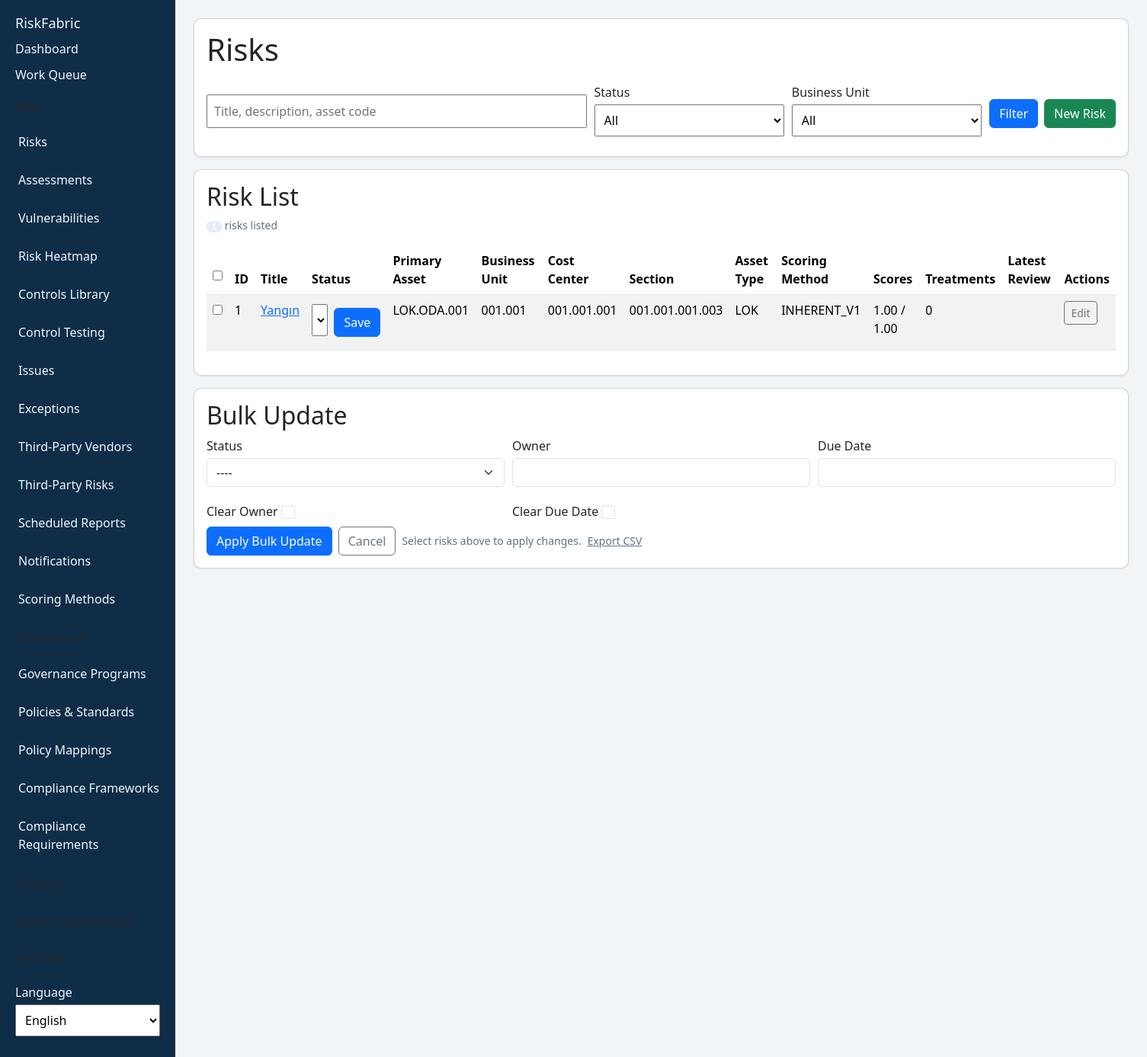
Page /risks/ (signed in) on the committed database.
### risk/models.py (models this page shows, shortened)
class Risk(models.Model):
    STATUS_OPEN = "open"
    STATUS_IN_PROGRESS = "in_progress"
    STATUS_CLOSED = "closed"
    STATUS_CHOICES = [
        (STATUS_OPEN, "Open"),
        (STATUS_IN_PROGRESS, "In Progress"),
        (STATUS_CLOSED, "Closed"),
    ]
    title = models.CharField(max_length=255)
    description = models.TextField(blank=True)
    source = models.CharField(max_length=128, blank=True)
    category = models.CharField(max_length=128, blank=True)
    likelihood = models.PositiveSmallIntegerField(default=1, validators=[MinValueValidator(1), MaxValueValidator(5)])
    impact = models.PositiveSmallIntegerField(default=1, validators=[MinValueValidator(1), MaxValueValidator(5)])
    inherent_score = models.DecimalField(max_digits=8, decimal_places=2, default=0)
    residual_score = models.DecimalField(max_digits=8, decimal_places=2, default=0)
    status = models.CharField(max_length=32, choices=STATUS_CHOICES, default=STATUS_OPEN)
    owner = models.CharField(max_length=255, blank=True)
    due_date = models.DateField(null=True, blank=True)
    primary_asset = models.ForeignKey(Asset, on_delete=models.PROTECT, related_name="primary_risks")
    business_unit = models.ForeignKey(BusinessUnit, on_delete=models.SET_NULL, null=True, blank=True, related_name="risks")
    cost_center = models.ForeignKey(CostCenter, on_delete=models.SET_NULL, null=True, blank=True, related_name="risks")
    section = models.ForeignKey(Section, on_delete=models.SET_NULL, null=True, blank=True, related_name="risks")
    asset_type = models.ForeignKey(AssetType, on_delete=models.SET_NULL, null=True, blank=True, related_name="risks")
    scoring_method = models.ForeignKey(
        RiskScoringMethod,
        on_delete=models.SET_NULL,
        null=True,
        blank=True,
        related_name="risks",
    )
    created_at = models.DateTimeField(auto_now_add=True)
    updated_at = models.DateTimeField(auto_now=True)
    class Meta:
        ordering = ["-created_at"]
    STATUS_TRANSITIONS = {
        STATUS_OPEN: {STATUS_IN_PROGRESS, STATUS_CLOSED},
        STATUS_IN_PROGRESS: {STATUS_OPEN, STATUS_CLOSED},
        STATUS_CLOSED: {STATUS_OPEN},
    }

class RiskScoringMethod(models.Model):
    METHOD_INHERENT = "inherent"
    METHOD_RESIDUAL = "residual"
    METHOD_CUSTOM = "custom"
    METHOD_TYPE_CHOICES = [
        (METHOD_INHERENT, "Inherent"),
        (METHOD_RESIDUAL, "Residual"),
        (METHOD_CUSTOM, "Custom"),
    ]
    code = models.CharField(max_length=64, unique=True)
    name = models.CharField(max_length=255)
    method_type = models.CharField(max_length=32, choices=METHOD_TYPE_CHOICES, default=METHOD_CUSTOM)
    likelihood_weight = models.DecimalField(max_digits=5, decimal_places=2, default=1.00)
    impact_weight = models.DecimalField(max_digits=5, decimal_places=2, default=1.00)
    treatment_effectiveness_weight = models.DecimalField(max_digits=5, decimal_places=2, default=1.00)
    is_default = models.BooleanField(default=False)
    is_active = models.BooleanField(default=True)
    created_at = models.DateTimeField(auto_now_add=True)
    updated_at = models.DateTimeField(auto_now=True)
    class Meta:
        ordering = ["name"]

### asset/models.py (models this page shows, shortened)
class Asset(models.Model):
    asset_code = models.CharField(max_length=128, unique=True)
    asset_name = models.CharField(max_length=255)
    parent_asset = models.ForeignKey(
        "self",
        on_delete=models.SET_NULL,
        null=True,
        blank=True,
        related_name="child_assets",
    )
    asset_type = models.ForeignKey(AssetType, on_delete=models.SET_NULL, null=True, blank=True, related_name="assets")
    asset_status = models.ForeignKey(AssetStatus, on_delete=models.SET_NULL, null=True, blank=True, related_name="assets")
    asset_group = models.ForeignKey(AssetGroup, on_delete=models.SET_NULL, null=True, blank=True, related_name="assets")
    access_teams = models.ManyToManyField(AssetAccessTeam, related_name="assets", blank=True)
    access_users = models.ManyToManyField(settings.AUTH_USER_MODEL, related_name="asset_access", blank=True)
    section = models.ForeignKey(Section, on_delete=models.SET_NULL, null=True, blank=True, related_name="assets")
    cost_center = models.ForeignKey(CostCenter, on_delete=models.SET_NULL, null=True, blank=True, related_name="assets")
    business_unit = models.ForeignKey(BusinessUnit, on_delete=models.SET_NULL, null=True, blank=True, related_name="assets")
    brand = models.CharField(max_length=128, blank=True)
    model = models.CharField(max_length=128, blank=True)
    serial_number = models.CharField(max_length=128, blank=True)
    is_mobile_equipment = models.BooleanField(default=False)
    default_work_type = models.CharField(max_length=128, blank=True)
    integration_source = models.CharField(max_length=64, default="eam")
    created_at = models.DateTimeField(auto_now_add=True)
    updated_at = models.DateTimeField(auto_now=True)
    class Meta:
        ordering = ["asset_code"]

class BusinessUnit(models.Model):
    code = models.CharField(max_length=64, unique=True)
    name = models.CharField(max_length=255)
    class Meta:
        ordering = ["code"]

class CostCenter(models.Model):
    code = models.CharField(max_length=64, unique=True)
    name = models.CharField(max_length=255)
    business_unit = models.ForeignKey(BusinessUnit, on_delete=models.PROTECT, related_name="cost_centers")
    class Meta:
        ordering = ["code"]

class Section(models.Model):
    code = models.CharField(max_length=64, unique=True)
    name = models.CharField(max_length=255)
    cost_center = models.ForeignKey(CostCenter, on_delete=models.PROTECT, related_name="sections")
    class Meta:
        ordering = ["code"]

class AssetType(models.Model):
    code = models.CharField(max_length=64, unique=True)
    name = models.CharField(max_length=255)
    class Meta:
        ordering = ["code"]

### webui/views.py (the view, shortened to what this page needs)
# urls.py: path("risks/", views.risk_list, name="risk-list"),
@login_required
def risk_list(request):
    risks = (
        Risk.objects.select_related(
            "primary_asset",
            "business_unit",
            "cost_center",
            "section",
            "asset_type",
            "scoring_method",
        )
        .prefetch_related("risk_assets__asset", "treatments", "reviews")
        .order_by("-created_at")
    )
    if not _can_view_all_assets(request.user):
        risks = risks.filter(primary_asset__in=_accessible_assets(request.user))
    selected_status = request.GET.get("status", "").strip()
    selected_business_unit_code = request.GET.get("business_unit_code", "").strip()
    query = request.GET.get("q", "").strip()
    if selected_status:
        risks = risks.filter(status=selected_status)
    if selected_business_unit_code:
        risks = risks.filter(business_unit__code=selected_business_unit_code)
    show_form = request.GET.get("new") == "1"
    risk_form = RiskCreateForm(prefix="risk", data=request.POST or None, user=request.user)
    scoring_form = RiskScoringApplyForm(prefix="scoring", data=request.POST or None)
    treatment_form = RiskTreatmentCreateForm(prefix="treatment", data=request.POST or None)
    review_form = RiskReviewCreateForm(prefix="review", data=request.POST or None, user=request.user)
    bulk_form = RiskBulkUpdateForm(prefix="bulk", data=request.POST or None)
    context = {
        "risks": risks,
        "risk_form": risk_form,
        "scoring_form": scoring_form,
        "treatment_form": treatment_form,
        "review_form": review_form,
        "bulk_form": bulk_form,
        "show_form": show_form,
        "risk_status_choices": Risk.STATUS_CHOICES,
        "business_units": BusinessUnit.objects.order_by("code"),
        "selected_status": selected_status,
        "selected_business_unit_code": selected_business_unit_code,
        "query": query,
        **_permission_context(request.user),
    }
    if request.headers.get("HX-Request"):
        return render(request, "webui/partials/risk_table.html", context)
    return render(request, "webui/risks.html", context)

### templates/webui/risks.html (shortened to what this page needs)
{% extends "webui/base.html" %}
{% load i18n %}
{% block content %}
<div class="card">
  <h1>{% trans "Risks" %}</h1>
  <form method="get" class="filter-grid" style="margin-top: 12px;"
        hx-get="{% url 'webui:risk-list' %}"
        hx-target="#risk-table-container"
        hx-trigger="change, keyup delay:350ms from:#risk-search"
        hx-indicator="#risk-loading">
    <div>
      <input id="risk-search" type="text" name="q" value="{{ query }}" placeholder="{% trans 'Title, description, asset code' %}" aria-label="{% trans 'Search' %}" />
    </div>
    <div>
      <label for="status-filter">{% trans "Status" %}</label>
      <select id="status-filter" name="status">
        <option value="">{% trans "All" %}</option>
      </select>
    </div>
    <div>
      <label for="bu-filter">{% trans "Business Unit" %}</label>
      <select id="bu-filter" name="business_unit_code">
        <option value="">{% trans "All" %}</option>
      </select>
    </div>
    <div class="actions">
      <button type="submit" class="btn btn-primary">{% trans "Filter" %}</button>
      {% if can_manage_risks %}
        <a href="?q={{ query }}&status={{ selected_status }}&business_unit_code={{ selected_business_unit_code }}&new=1"
           class="btn btn-success">{% trans "New Risk" %}</a>
      {% endif %}
    </div>
  </form>
</div>
<div class="card">
  <h2>{% trans "Risk List" %}</h2>
  <div id="risk-table-container">
    {% include "webui/partials/risk_table.html" %}
  </div>
</div>
{% if can_manage_risks %}
<div class="card">
  <h2>{% trans "Bulk Update" %}</h2>
  <form method="post"
        id="bulk-update-form"
        hx-post="{% url 'webui:risk-list' %}"
        hx-target="#risk-table-container"
        hx-swap="innerHTML"
        hx-include="#risk-search, #status-filter, #bu-filter">
    <div class="inline-grid">
      <div>
        <label>{% trans "Status" %}</label>
        {{ bulk_form.status }}
      </div>
      <div>
        <label>{% trans "Owner" %}</label>
        {{ bulk_form.owner }}
      </div>
      <div>
        <label>{% trans "Due Date" %}</label>
        {{ bulk_form.due_date }}
      </div>
      <div>
        <label>{% trans "Clear Owner" %}</label>
        {{ bulk_form.clear_owner }}
      </div>
      <div>
        <label>{% trans "Clear Due Date" %}</label>
        {{ bulk_form.clear_due_date }}
      </div>
    </div>
    <div class="actions">
      <button type="submit" class="btn btn-primary">{% trans "Apply Bulk Update" %}</button>
      <a href="?q={{ query }}&status={{ selected_status }}&business_unit_code={{ selected_business_unit_code }}"
         class="btn btn-outline-secondary">{% trans "Cancel" %}</a>
      <span class="muted">{% trans "Select risks above to apply changes." %}</span>
      <a href="{% url 'webui:risk-export' %}?q={{ query }}&status={{ selected_status }}&business_unit_code={{ selected_business_unit_code }}"
         class="muted">{% trans "Export CSV" %}</a>
    </div>
  </form>
</div>
{% endif %}
{% endblock %}

### templates/webui/partials/risk_table.html (shortened to what this page needs)
{% load i18n %}
<p class="muted"><span class="badge">{{ risks|length }}</span> {% trans "risks listed" %}</p>
<table class="table table-striped table-hover">
  <thead>
    <tr>
      <th><input type="checkbox" id="risk-select-all" form="bulk-update-form" /></th>
      <th>{% trans "ID" %}</th>
      <th>{% trans "Title" %}</th>
      <th>{% trans "Status" %}</th>
      <th>{% trans "Primary Asset" %}</th>
      <th>{% trans "Business Unit" %}</th>
      <th>{% trans "Cost Center" %}</th>
      <th>{% trans "Section" %}</th>
      <th>{% trans "Asset Type" %}</th>
      <th>{% trans "Scoring Method" %}</th>
      <th>{% trans "Scores" %}</th>
      <th>{% trans "Treatments" %}</th>
      <th>{% trans "Latest Review" %}</th>
      <th>{% trans "Actions" %}</th>
    </tr>
  </thead>
  <tbody>
    {% for risk in risks %}
    <tr>
      <td><input type="checkbox" name="risk_ids" value="{{ risk.id }}" class="risk-select" form="bulk-update-form" /></td>
      <td>{{ risk.id }}</td>
      <td><a href="{% url 'webui:risk-detail' risk.id %}">{{ risk.title }}</a></td>
      <td id="risk-status-{{ risk.id }}">{% include "webui/partials/risk_status_cell.html" with risk=risk risk_status_choices=risk_status_choices can_manage_risks=can_manage_risks origin="list" %}</td>
      <td>{{ risk.primary_asset.asset_code }}</td>
      <td>{% if risk.business_unit %}{{ risk.business_unit.code }}{% endif %}</td>
      <td>{% if risk.cost_center %}{{ risk.cost_center.code }}{% endif %}</td>
      <td>{% if risk.section %}{{ risk.section.code }}{% endif %}</td>
      <td>{% if risk.asset_type %}{{ risk.asset_type.code }}{% endif %}</td>
      <td>{% if risk.scoring_method %}{{ risk.scoring_method.code }}{% endif %}</td>
      <td>{{ risk.inherent_score }} / {{ risk.residual_score }}</td>
      <td>{{ risk.treatments.count }}</td>
      <td>
      </td>
      <td>
        <a href="{% url 'webui:risk-detail' risk.id %}" class="btn btn-outline-secondary btn-sm">{% trans "Edit" %}</a>
      </td>
    </tr>
    {% empty %}
    <tr><td colspan="14">{% trans "No risks found." %}</td></tr>
    {% endfor %}
  </tbody>
</table>

### templates/webui/partials/risk_status_cell.html (shortened to what this page needs)
{% load i18n %}
{% if can_manage_risks %}
<form method="post"
      hx-post="{% url 'webui:risk-status-update' risk.id %}"
      hx-target="#risk-status-{{ risk.id }}"
      hx-swap="innerHTML"
      class="actions">
  <select name="status">
    {% for value, label in risk_status_choices %}
      <option value="{{ value }}" {% if risk.status == value %}selected{% endif %}>{{ label }}</option>
    {% endfor %}
  </select>
  <button type="submit">{% trans "Save" %}</button>
</form>
{% else %}
<span class="badge">{{ risk.get_status_display }}</span>
{% endif %}

### rows in the picture
Risk: id "1", title "Yangın", status "Open", primary_asset.asset_code "LOK.ODA.001", business_unit.code "001.001", cost_center.code "001.001.001", section.code "001.001.001.003", asset_type.code "LOK", scoring_method.code "INHERENT_V1", inherent_score "1.00", residual_score "1.00", treatments.count "0"

### other values in the picture
form field language "English"
